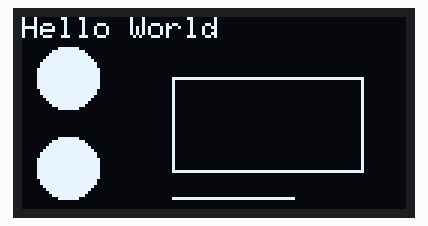
Simulated run of this sketch. Board: Arduino Uno, built with avr-gcc and run on an emulated ATmega328P. Shown: 128×64 one-colour display.

Above: at 0.2 s.
At 0.8 s:
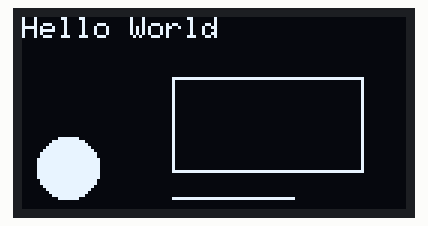

The sketch:

arduino_oled_test.ino
```cpp
#include <Wire.h>
#include <Adafruit_GFX.h>
#include <Adafruit_SSD1306.h>

Adafruit_SSD1306 oled_1(128,64, &Wire,-1);
bool oled_1_autoshow=true;

void setup()
{


	oled_1.begin(SSD1306_SWITCHCAPVCC,0x3C);
	oled_1.clearDisplay();
	if(oled_1_autoshow)oled_1.display();
	oled_1.setTextSize(1);
	oled_1.setTextColor(WHITE);
	oled_1.setCursor(0,0);
	oled_1.print(String("Hello World"));
	if(oled_1_autoshow)oled_1.display();
	oled_1.drawRect(50,20,64,32,WHITE);
	if(oled_1_autoshow)oled_1.display();
	oled_1.fillCircle(15,50,10,WHITE);
	if(oled_1_autoshow)oled_1.display();
	oled_1.drawLine(50,60,90,60,WHITE);
	if(oled_1_autoshow)oled_1.display();

}


void loop()
{

  	oled_1.fillCircle(15,20,10,WHITE);
  	if(oled_1_autoshow)oled_1.display();
  	delay(500);
  	oled_1.fillCircle(15,20,10,BLACK);
  	if(oled_1_autoshow)oled_1.display();
  	delay(500);

}
```

Measured:
- what the display in image 0 shows lasts 0.5 s, from 0.2 s to 0.7 s
